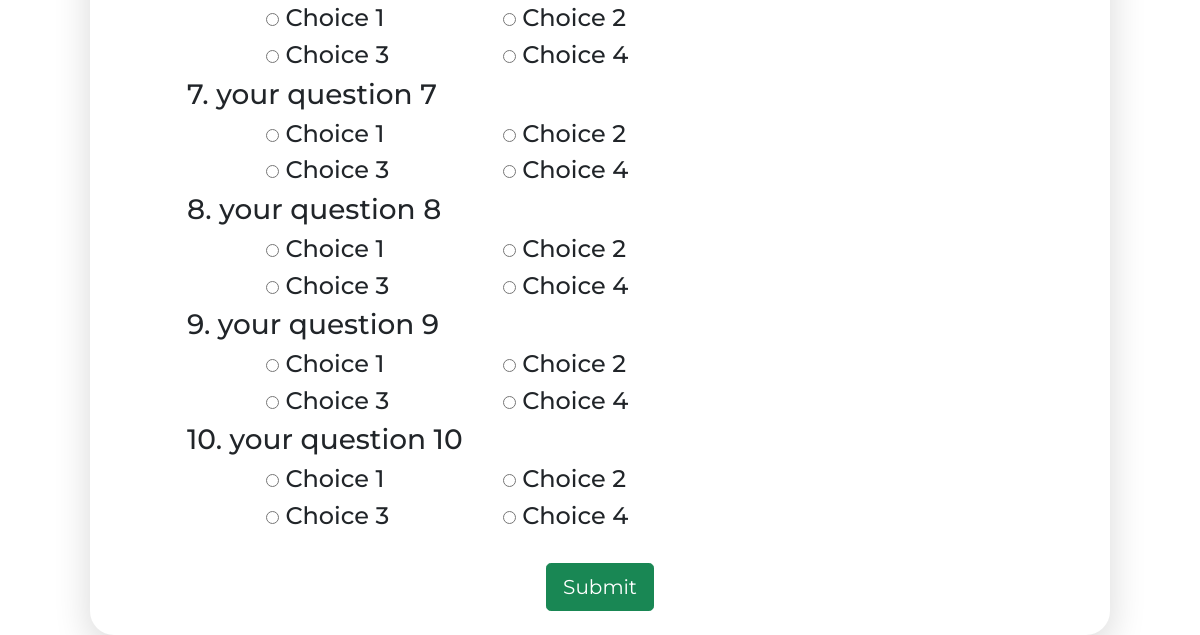
Before: /quiz/python (lower part) with the older database file.
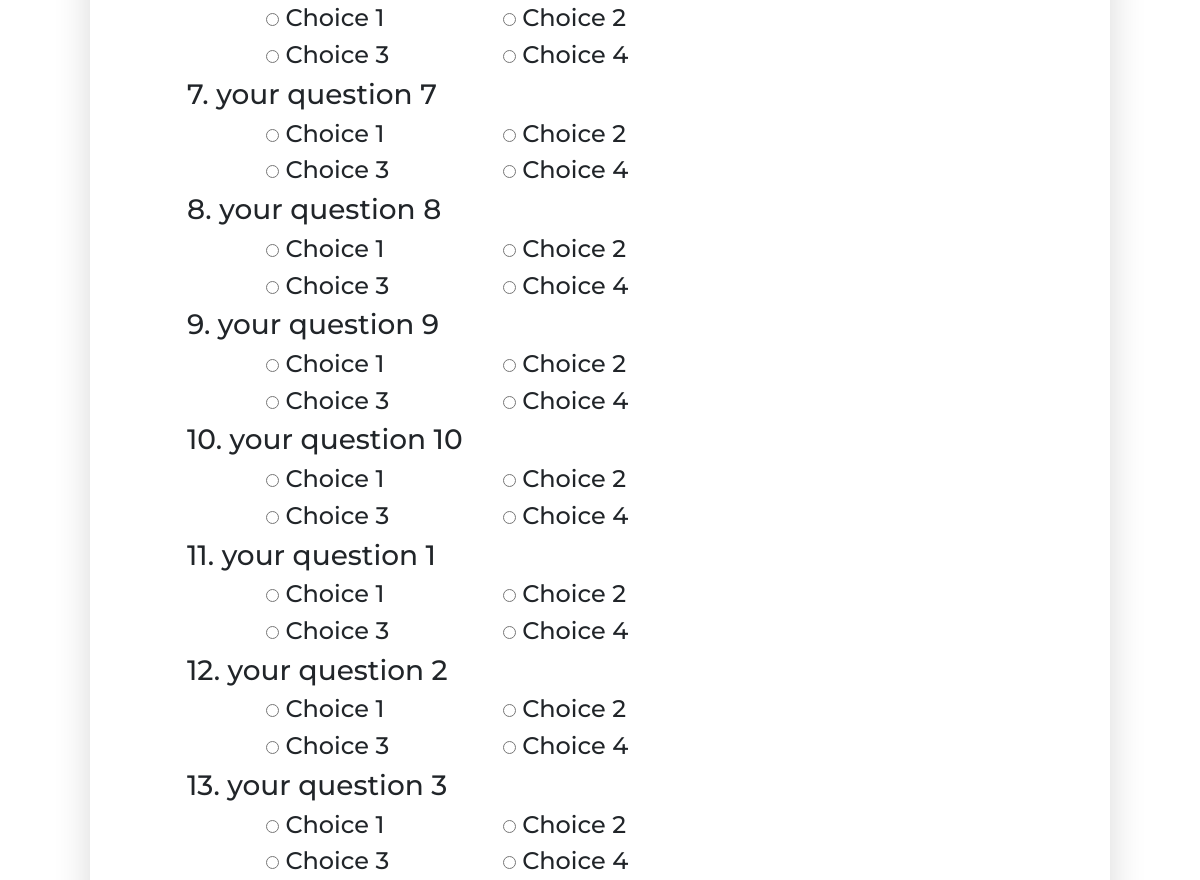
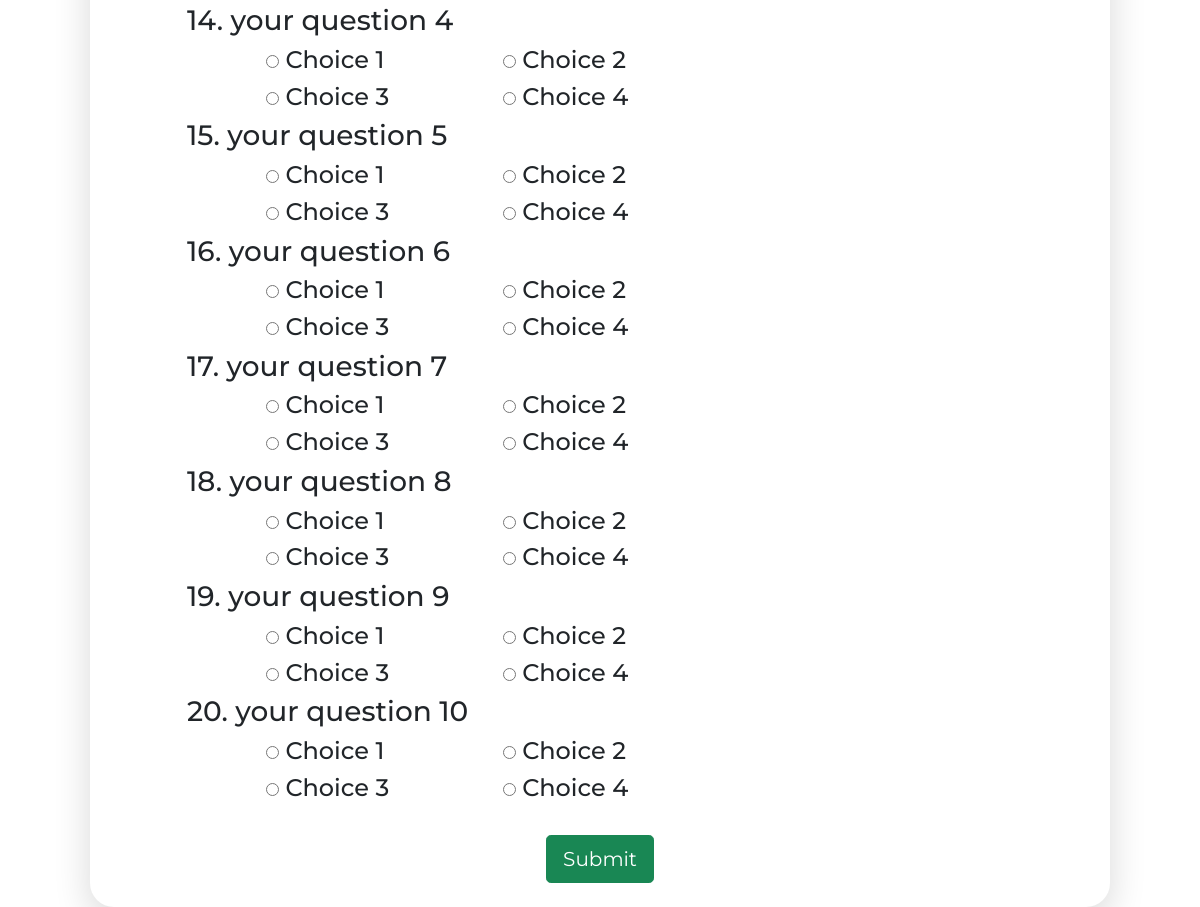
After: the same page with the newer database file (2 pictures, top to bottom).
### quizapp/models.py (models this page shows, shortened)
class Questions(models.Model):
    CAT_CHOICES = (
        ('python', 'Python'),
        ('django', 'Django'),
        ('numpy', 'Numpy'),
        ('java', 'Core Java'),
    )
    question = models.CharField(max_length=250)
    option_a = models.CharField(max_length=100)
    option_b = models.CharField(max_length=100)
    option_c = models.CharField(max_length=100)
    option_d = models.CharField(max_length=100)
    answer = models.CharField(max_length=100)
    catagory = models.CharField(max_length=20, choices=CAT_CHOICES)
    class Meta:
        ordering = ('-catagory',)

### quizapp/views.py (the view)
# urls.py: re_path(r'^quiz/(?P<choice>[\w]+)', views.questions, name='questions'),
def questions(request, choice):
    ques = Questions.objects.filter(catagory__exact=choice)
    return render(request,
                  'quizapp/questions.html',
                  {'ques': ques})

### quizapp/templates/quizapp/questions.html (shortened to what this page needs)
{% extends "base.html" %}
{% block content%}
<div class="main"><br>
<form action="/result/" id="questions_form" method="post">
    {% for que in ques %}
    <div class="row offset-1">
        <div class="col-md-10">
            <h3>{{ forloop.counter }}. {{ que.question }}</h3>
        </div>
    </div>
    <div class="row offset-1">
        <div class="col-md-1"></div>
        <div class="col-md-3">
            <h4>
                <input name="{{ que.id }}" type="radio" value="{{ que.option_a }}">
                {{ que.option_a }}
            </h4>
        </div>
        <div class="col-md-3">
            <h4>
                <input name="{{ que.id }}" type="radio" value="{{ que.option_b }}">
                {{ que.option_b }}
            </h4>
        </div>
    </div>
    <div class="row offset-1">
        <div class="col-md-1"></div>
        <div class="col-md-3">
            <h4>
                <input name="{{ que.id }}" type="radio" value="{{ que.option_c }}">
                {{ que.option_c }}
            </h4>
        </div>
        <div class="col-md-3">
            <h4>
                <input class="form_control" name="{{ que.id }}" type="radio" value="{{ que.option_d }}">
                {{ que.option_d }}
            </h4>
        </div>
    </div>
    {% endfor %}
    <br>
    <div class="row offset-5 col-2">
        <div class="col center">
            <button class="btn btn-success btn-lg" id="btn" onclick="result_function();" type="button">
                Submit
            </button>
            <br><br>
        </div>
    </div>
</form>
</div>
{% endblock %}

Changed rows visible on the page:
added Questions: question "your question 1", option_a "Choice 1", option_b "Choice 2", option_c "Choice 3", option_d "Choice 4"
added Questions: question "your question 2", option_a "Choice 1", option_b "Choice 2", option_c "Choice 3", option_d "Choice 4"
added Questions: question "your question 3", option_a "Choice 1", option_b "Choice 2", option_c "Choice 3", option_d "Choice 4"
added Questions: question "your question 4", option_a "Choice 1", option_b "Choice 2", option_c "Choice 3", option_d "Choice 4"
added Questions: question "your question 5", option_a "Choice 1", option_b "Choice 2", option_c "Choice 3", option_d "Choice 4"
added Questions: question "your question 6", option_a "Choice 1", option_b "Choice 2", option_c "Choice 3", option_d "Choice 4"
added Questions: question "your question 7", option_a "Choice 1", option_b "Choice 2", option_c "Choice 3", option_d "Choice 4"
added Questions: question "your question 8", option_a "Choice 1", option_b "Choice 2", option_c "Choice 3", option_d "Choice 4"
added Questions: question "your question 9", option_a "Choice 1", option_b "Choice 2", option_c "Choice 3", option_d "Choice 4"
added Questions: question "your question 10", option_a "Choice 1", option_b "Choice 2", option_c "Choice 3", option_d "Choice 4"
